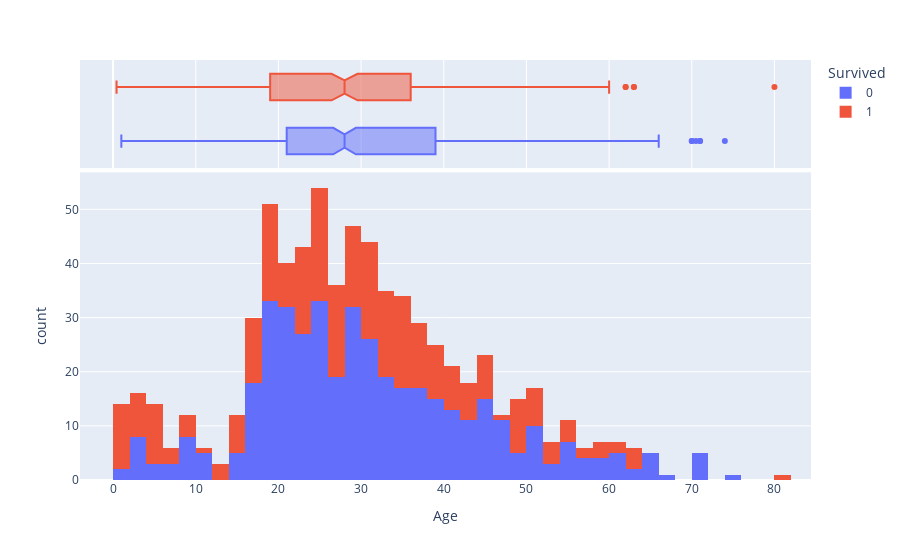

The cell this chart's notebook holds for it:
### Code cell
import plotly.express as px

fig = px.histogram(df, x="Age", color="Survived", marginal="box")
fig.show()

### Figure 1 — Plotly figure (JSON) as saved in the notebook; plotly's stock layout.template omitted (floating-point values rounded to 4 significant figures; data arrays with more than 128 entries replaced by an {"elided": "..."} marker saying what was removed)
{"data": [{"bingroup": "x", "hovertemplate": "Survived=0<br>Age=%{x}<br>count=%{y}<extra></extra>", "legendgroup": "0", "marker": {"color": "#636efa", "pattern": {"shape": ""}}, "name": "0", "orientation": "v", "showlegend": true, "type": "histogram", "x": {"elided": "549 float values"}, "xaxis": "x", "yaxis": "y"}, {"hovertemplate": "Survived=0<br>Age=%{x}<extra></extra>", "legendgroup": "0", "marker": {"color": "#636efa"}, "name": "0", "notched": true, "showlegend": false, "type": "box", "x": {"elided": "549 float values"}, "xaxis": "x2", "yaxis": "y2"}, {"bingroup": "x", "hovertemplate": "Survived=1<br>Age=%{x}<br>count=%{y}<extra></extra>", "legendgroup": "1", "marker": {"color": "#EF553B", "pattern": {"shape": ""}}, "name": "1", "orientation": "v", "showlegend": true, "type": "histogram", "x": {"elided": "342 float values"}, "xaxis": "x", "yaxis": "y"}, {"hovertemplate": "Survived=1<br>Age=%{x}<extra></extra>", "legendgroup": "1", "marker": {"color": "#EF553B"}, "name": "1", "notched": true, "showlegend": false, "type": "box", "x": {"elided": "342 float values"}, "xaxis": "x2", "yaxis": "y2"}], "layout": {"barmode": "relative", "legend": {"title": {"text": "Survived"}, "tracegroupgap": 0}, "margin": {"t": 60}, "xaxis": {"anchor": "y", "domain": [0, 1], "title": {"text": "Age"}}, "xaxis2": {"anchor": "y2", "domain": [0, 1], "matches": "x", "showgrid": true, "showticklabels": false}, "yaxis": {"anchor": "x", "domain": [0, 0.7326], "title": {"text": "count"}}, "yaxis2": {"anchor": "x2", "domain": [0.7426, 1], "matches": "y2", "showgrid": false, "showline": false, "showticklabels": false, "ticks": ""}}}
